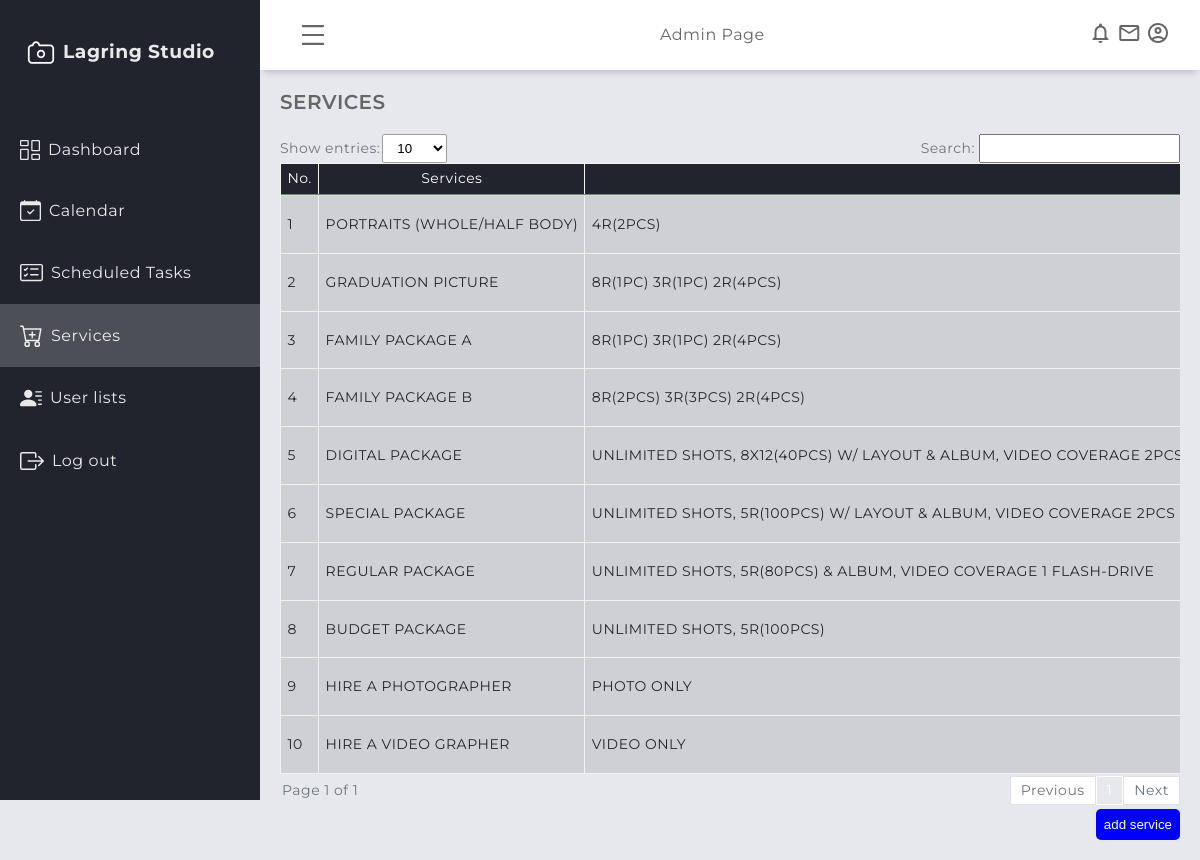
The app's page /admin/services.php (signed in) with its own data.
### tables this page shows
CREATE TABLE `services` (
  `service_id` int(11) NOT NULL,
  `service_name` varchar(250) NOT NULL,
  `service_description` varchar(500) NOT NULL,
  `service_price` int(11) DEFAULT NULL,
  `service_date_added` datetime NOT NULL DEFAULT current_timestamp(),
  `archived_flag` int(11) NOT NULL
);

### admin/services.php (the view, shortened to what this page needs)
<?php
   include('session.php');
?>
<!DOCTYPE html>
<html lang="en">
    <head>
        <link rel="stylesheet" href="../assets/global/css/design.css" />
        <link rel="stylesheet" href="../assets/global/css/table.css" />
        <link rel="stylesheet" href="../assets/global/css/global.css" />
        <link rel="stylesheet" href="../assets/admin/css/dashboardcontainer.css" />
        <link rel="stylesheet" href="../assets/admin/css/services.css" />
    </head>
    <body>
        <?php require "header/header.php"?>
        <?php require "navigation/sidebar.php"?>
        <main class="main-container">
            <div class="main-title">
                <p class="font-weight-bold">SERVICES</p>
            </div>
        <div class= "showAndSearch  text-secondary align-items-center mb-1">
                        <div class= "align-items-center">
                            <label >Show entries:</label>
                            <select id="entriesPerPage">
                                <option value="10">10</option>
                            </select>
                        </div>
                        <div class= "align-items-center">
                            <label for="searchInput" class="pr-1" >Search:</label>
                            <div style="position: relative;">
                                <input type="text" id="searchInput" >
                            </div>
                        </div>
                        <div id="table1" class="table-group-container active">
                            <table id="table1" class="table table-striped table-bordered w-100">
                                <thead>
                                    <tr>
                                        <th>No.</th>
                                        <th>Services</th>
                                        <th>Description</th>
                                    </tr>
                                </thead>
                                <tbody>
                        <?php
                                    $i = 1;
                                    $sql = mysqli_query($connection, "SELECT * FROM services") or die(mysqli_error($connection));
                                    if (mysqli_num_rows($sql) > 0) {
                                    while ($row = mysqli_fetch_array($sql)) {
                                        $sername = $row['service_name'];
                                        $serdesc = $row['service_description'];
                                    ?>
                                    <tr>
                                        <td><?php echo $i++ ?></td>
                                        <td><?php echo strtoupper($sername);?></td>
                                        <td><?php echo strtoupper($serdesc);?></td>
                                    </tr>
                                    <?php
                                    }}
                                    else {echo '<tr><td colspan="6" style="text-align: center;">No records found.</td></tr>';}
                                ?>
                                </tbody>
                            </table>
                        </div>
                        <div class="pagination-container">
                            <div id="pagination-label"></div>
                            <div id="pagination" class="pagination"></div>
                        </div>
                    </div>
                <div class="add">
                    <button class="modal-trigger" data-modal-id="add_service">add service</button>
                </div>
            </main>
    </body>
</html>

### admin/header/header.php (shortened to what this page needs)
<header class="header">
    <div class="menu-icon toggleBtn">
    </div>
    <div class="header-left">Admin Page</div>
    <div class="header-right">
        <span class="material-icons-outlined">notifications</span>
        <span class="material-icons-outlined">email</span>
        <span class="material-icons-outlined">account_circle</span>
    </div>
</header>

### admin/navigation/sidebar.php (shortened to what this page needs)
<aside class="sidebar" id="sidebar">
    <div class="sidebar-title">
        <div class="sidebar-brand">
            <h3>Lagring Studio</h3>
        </div>
    </div>
    <ul class="sidebar-list">
    <?php $current_page = basename($_SERVER['PHP_SELF']); ?>
        <li <?php if ($current_page === 'admindashboard.php') echo 'class="navLinkActive"';?>>
            <a href="admindashboard.php">
                Dashboard
            </a>
        </li>
        <li <?php if ($current_page === 'calendar.php') echo 'class="navLinkActive"';?>>
            <a href="calendar.php">
                Calendar
            </a>
        </li>
        <li <?php if ($current_page === 'scheduled_task.php') echo 'class="navLinkActive"';?>>
            <a href="scheduled_task.php">
                Scheduled Tasks
            </a>
        </li>
        <li <?php if ($current_page === 'services.php') echo 'class="navLinkActive"';?>>
            <a href="services.php">
                Services
            </a>
        </li>
        <li <?php if ($current_page === 'user_list.php') echo 'class="navLinkActive"';?>>
            <a href="user_list.php">
                User lists
            </a>
        </li>
        <li class="sidebar-list-item">
            <a href="../logoutmodule/logout.php">
                Log out
            </a>
        </li>
    </ul>
</aside>

### assets/global/css/design.css (style rules this page uses)
:root { --blue1: rgba(36, 175, 242); --blue2: rgba(7, 164, 241); --blue3: rgba(23, 147, 217); --blue4: rgba(4, 127, 204); --blue5: rgba(30,144,255); --light_blue: rgba(63, 194, 250); --dim_blue: rgba(137, 192, 223); --dark_blue: rgba(30, 70, 139); --gray: rgba(208, 216, 227); --dark_gray: rgba(141, 164, 196); --dirty_white: rgba(244, 244, 244); --red: rgba(254, 0, 0); --maroon: rgba(154, 0, 0); }
* { margin: 0; padding: 0; box-sizing: border-box; }
body { font-family: "Montserrat", sans-serif; letter-spacing: 0.5px; line-height: 1.2; scrollbar-color: smooth; background-color: #e6e8ed; color: #666666; }
.font-weight-bold { font-weight: 600; }

### assets/global/css/table.css (style rules this page uses)
.table { width: 100%; margin-bottom: 2px; color: #212529; border-collapse: collapse; white-space: nowrap; }
.table th, .table td { padding: 0.4rem; align-items: center; border-top: 1px solid #cafaca77; }
.table thead th { vertical-align: bottom; border-bottom: 2px solid #cafaca77; background-color: #21232d; color: white; font-weight: normal; text-align: center; }
.table-bordered { border: 1px solid #cafaca77; }
.table-bordered th, .table-bordered td { border: 1px solid hsl(0, 0%, 95%); }
.table-bordered thead th, .table-bordered thead td { border-bottom-width: 2px; }
.table-striped tbody tr { background-color: rgba(0, 0, 0, 0.1); }
#entriesPerPage { background-color: white; border: 1px solid rgb(158, 158, 158); border-radius: 2px; padding: 5px 10px; align-items: center; margin-left: 2px; outline: none; }
#searchInput { padding: 5px 10px; outline: none; }
.showAndSearch { display: flex; justify-content: space-between; flex-wrap: wrap; font-size: 14px; margin-bottom: 10px; }
.pagination-container { display: flex; justify-content: space-between; align-items: center; font-size: 14px; width: 100%; }
#pagination-label { color: #6c757d; padding-left: 2px; }
.pagination { display: flex; align-items: center; }
.table-group-container { display: none; overflow-x: auto; }
.table-group-container.active { display: block; width: 100%; }

### assets/global/css/global.css (style rules this page uses)
.mb-1 { margin-bottom: 0.25rem; }
.pr-1 { padding-right: 0.25rem; }
.text-secondary { color: #6c757d !important; }
* { margin: 0; padding: 0; box-sizing: border-box; }
.w-100 { width: 100% !important; }
.align-items-center { display: flex; align-items: center; }

### assets/admin/css/dashboardcontainer.css (style rules this page uses)
.header { position: fixed; top: 0; right: 0; height: 70px; width: calc(100% - 260px); background-color: #ffffff; display: flex; align-items: center; justify-content: space-between; padding: 0 30px 0 30px; box-shadow: 0 6px 7px -4px rgba(0, 0, 0, 0.2); transition: all 0.5s; -webkit-transition: all 0.5s; z-index: 8; }
.material-icons-outlined { cursor: pointer; }
.menu-icon { display: flex; justify-content: center; align-items: center; padding: 0.5rem; border-radius: 50%; cursor: pointer; }
.sidebar { position: fixed; top: 0; left: 0; width: 260px; height: 100vh; background-color: #21232d; color: rgb(255, 255, 255, 0.9); overflow-y: auto; overflow-x: hidden; transition: all 0.5s; -webkit-transition: all 0.5s; z-index: 9; }
.sidebar-title { display: flex; justify-content: space-between; align-items: center; padding: 20px 20px 20px 20px; margin-bottom: 30px; }
.sidebar-brand { display: flex; align-items: center; gap: 0.5rem; margin-top: 15px; font-weight: 700; text-align: center; }
.sidebar-list { padding: 0; margin-top: 15px; list-style-type: none; }
.navLinkActive a { background-color: rgba(255, 255, 255, 0.2); }
.sidebar-list li { display: block; }
.sidebar-list li a { padding: 20px; text-decoration: none; color: rgb(255, 255, 255, 0.9); display: flex; align-items: center; gap: 0.5rem; }
.main-container { margin-top: 70px; margin-left: 260px; padding: 1.25rem; min-height: calc(100vh - 70px); transition: all 0.5s; -webkit-transition: all 0.5s; z-index: 8; }
.main-title { margin: 0 0 1.25rem 0; }
.main-title p { font-size: 1.25rem; }

### assets/admin/css/services.css (style rules this page uses)
.add { display: flex; justify-content: end; }
.add button { padding: 0.5rem; border:none; outline:none; cursor: pointer; background-color: blue; color: #fff; border-radius: 5px; }

### records on screen
services: service_name "PORTRAITS (WHOLE/HALF BODY)", service_description "4R(2PCS)"
services: service_name "GRADUATION PICTURE", service_description "8R(1PC) 3R(1PC) 2R(4PCS)"
services: service_name "FAMILY PACKAGE A", service_description "8R(1PC) 3R(1PC) 2R(4PCS)"
services: service_name "FAMILY PACKAGE B", service_description "8R(2PCS) 3R(3PCS) 2R(4PCS)"
services: service_name "DIGITAL PACKAGE", service_description "UNLIMITED SHOTS, 8X12(40PCS) W/ LAYOUT & ALBUM, VIDEO COVERAGE…"
services: service_name "SPECIAL PACKAGE", service_description "UNLIMITED SHOTS, 5R(100PCS) W/ LAYOUT & ALBUM, VIDEO COVERAGE 2PCS…"
services: service_name "REGULAR PACKAGE", service_description "UNLIMITED SHOTS, 5R(80PCS) & ALBUM, VIDEO COVERAGE 1 FLASH-DRIVE"
services: service_name "BUDGET PACKAGE", service_description "UNLIMITED SHOTS, 5R(100PCS)"
services: service_name "HIRE A PHOTOGRAPHER", service_description "PHOTO ONLY"
services: service_name "HIRE A VIDEO GRAPHER", service_description "VIDEO ONLY"
